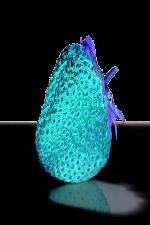
#> input picture strawberry.jpg, 150 x 225 px
$ python d.py
#> lines starting #> are read from the running program, lines starting #| are printed output that depends on the picture
import numpy as np
import cv2
from matplotlib import pyplot as plt
from matplotlib import image as mpimg
from scipy.ndimage import convolve

strawberry = mpimg.imread('strawberry.jpg')
#> strawberry is the input picture: shape (225, 150, 3); mean R, G, B 19.1, 52.2, 57.5

strawberry_height, _1, _2 = strawberry.shape
#> strawberry_height = 225

sb1 = np.copy(strawberry)

sb1 = sb1[np.arange(0, strawberry_height, 2)]
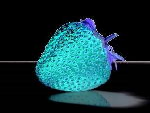
#> sb1: shape (113, 150, 3); mean R, G, B 18.8, 51.8, 57

sb1 = 255 - sb1
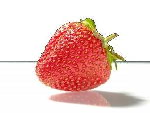
#> sb1: shape (113, 150, 3); mean R, G, B 236.2, 203.2, 198

sb1 = np.flip(sb1, axis=1)
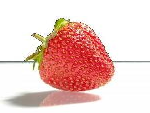
#> sb1: shape (113, 150, 3); mean R, G, B 236.2, 203.2, 198

plt.imsave('exercise-4.jpg', sb1)
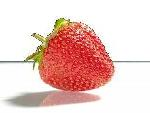
#> saved as exercise-4.jpg: shape (113, 150, 3); mean R, G, B 235.4, 203.1, 197.8

plt.imshow(sb1)
plt.show()

$ run again, with rose-piano.jpg copied over strawberry.jpg
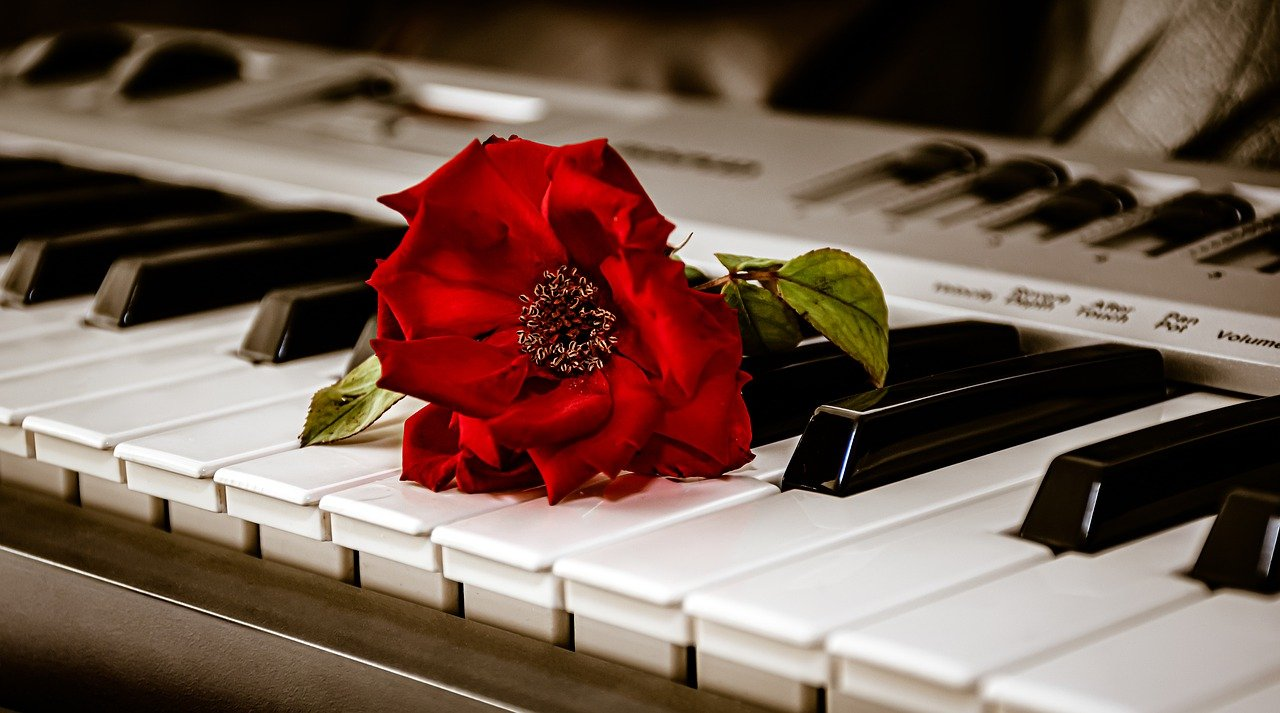
#> input picture rose-piano.jpg, 1280 x 713 px
#> strawberry is the input picture: shape (713, 1280, 3); mean R, G, B 114.8, 91.1, 79.7
#> `sb1 = 255 - sb1`:
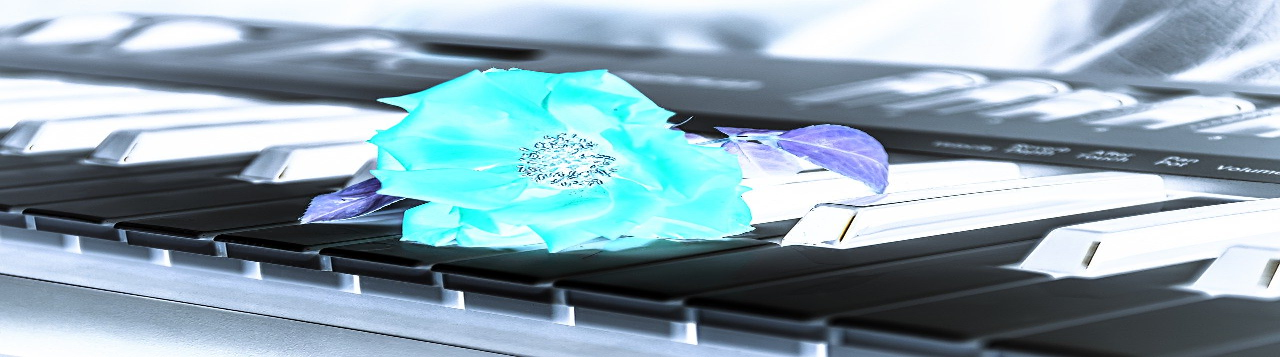
#> sb1: shape (357, 1280, 3); mean R, G, B 140.3, 163.9, 175.4
#> `sb1 = np.flip(sb1, axis=1)`:
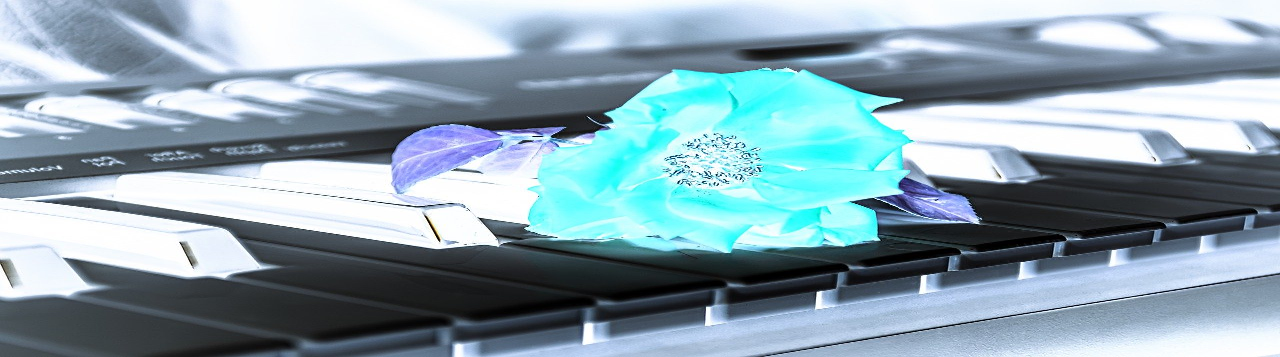
#> sb1: shape (357, 1280, 3); mean R, G, B 140.3, 163.9, 175.4

$ run again, with striped-leaf-pattern-0.jpg copied over strawberry.jpg
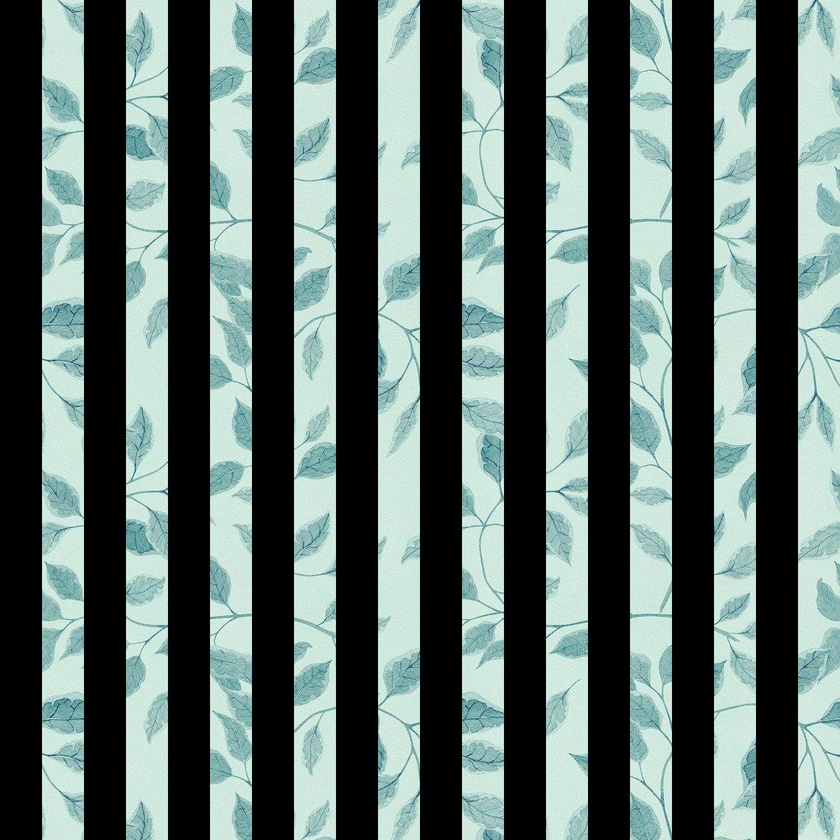
#> input picture striped-leaf-pattern-0.jpg, 840 x 840 px, shrunk from 1280 x 1280 before the run
#> strawberry is the input picture: shape (840, 840, 3); mean R, G, B 91.7, 107.5, 103.8
#> `sb1 = 255 - sb1`:
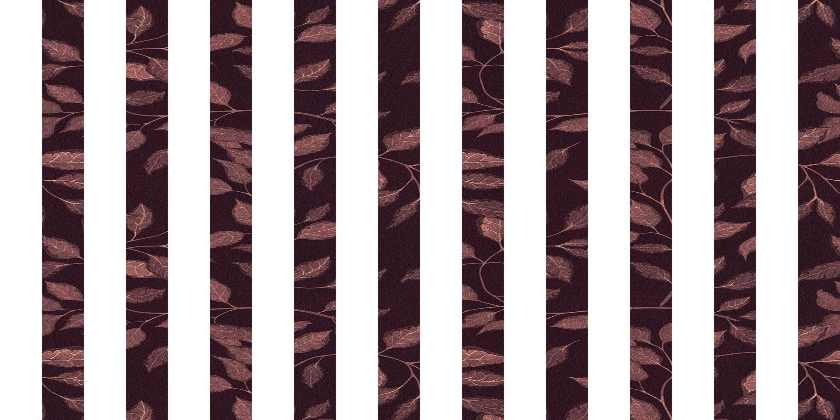
#> sb1: shape (420, 840, 3); mean R, G, B 163.3, 147.5, 151.2
#> `sb1 = np.flip(sb1, axis=1)`:
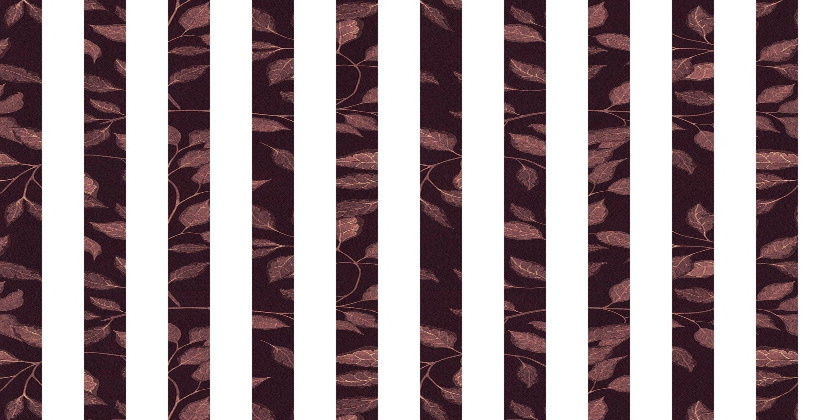
#> sb1: shape (420, 840, 3); mean R, G, B 163.3, 147.5, 151.2
